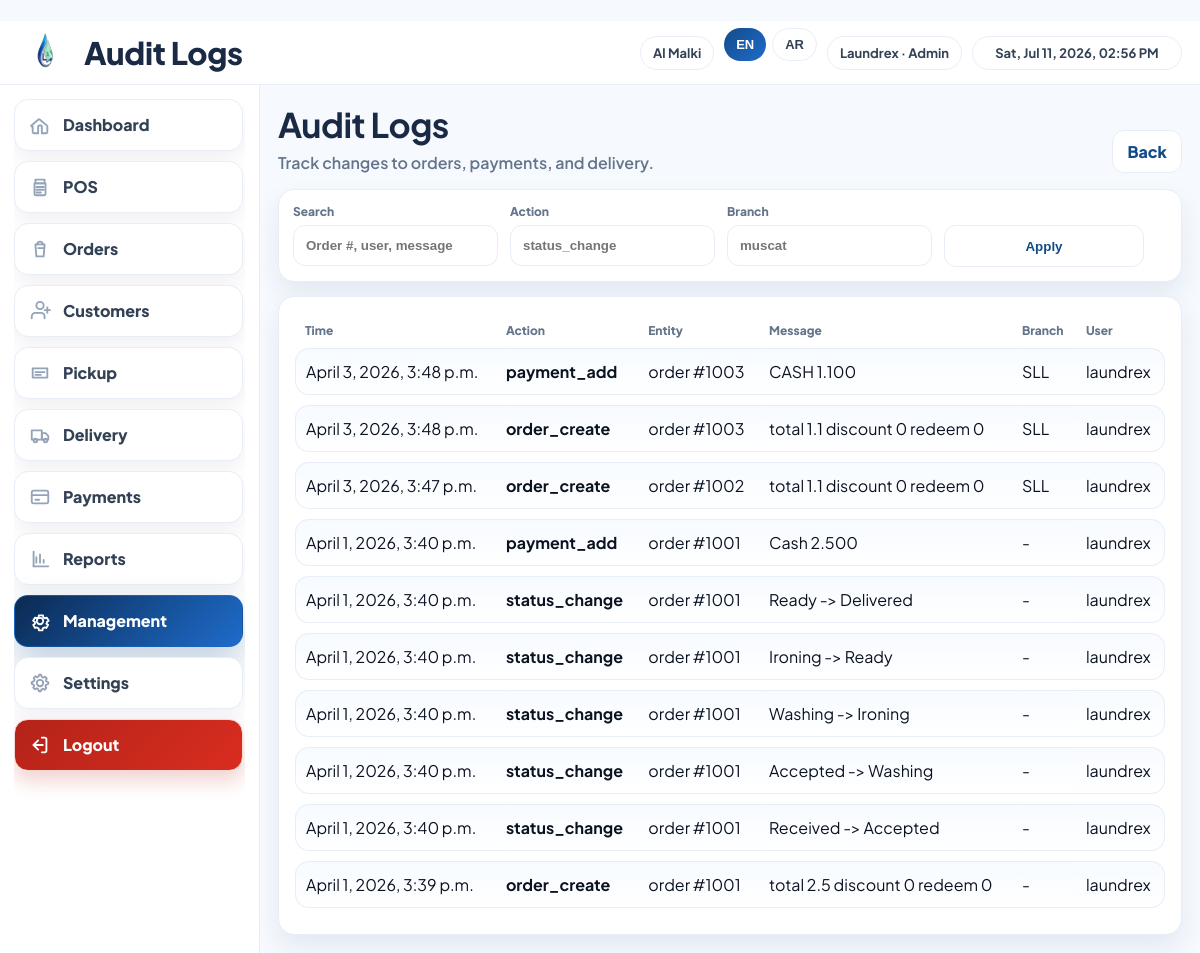
The app's page /management/audit/ (signed in) with its own data.
### apps/management/models.py (models this page shows, shortened)
class Branch(models.Model):
	code = models.CharField(max_length=40, unique=True)
	name = models.CharField(max_length=120)
	name_ar = models.CharField(max_length=120, blank=True, default="")
	active = models.BooleanField(default=True)
	address = models.CharField(max_length=255, blank=True, default="")
	address_ar = models.CharField(max_length=255, blank=True, default="")
	phone = models.CharField(max_length=40, blank=True, default="")
	tax_rate = models.DecimalField(max_digits=5, decimal_places=2, default=0)
	allow_discounts = models.BooleanField(default=True)
	max_discount_percent = models.DecimalField(max_digits=5, decimal_places=2, default=30)
	receipt_header = models.CharField(max_length=255, blank=True, default="")
	receipt_footer = models.CharField(max_length=255, blank=True, default="")
	receipt_footer_ar = models.CharField(max_length=255, blank=True, default="")
	receipt_logo = models.FileField(upload_to="branch_receipt_logos/", blank=True, null=True)
	cr_number = models.CharField(max_length=120, blank=True, default="")
	vat_number = models.CharField(max_length=120, blank=True, default="")
	printer_name = models.CharField(max_length=120, blank=True, default="")
	receipt_copies = models.PositiveIntegerField(default=1)
	receipt_template = models.CharField(max_length=10, default="80mm")
	delivery_slot_templates = models.TextField(blank=True, default="")

class AuditLog(models.Model):
	action = models.CharField(max_length=80)
	entity_type = models.CharField(max_length=80)
	entity_id = models.CharField(max_length=40, blank=True, default="")
	message = models.CharField(max_length=255, blank=True, default="")
	branch = models.ForeignKey(Branch, on_delete=models.SET_NULL, null=True, blank=True)
	user = models.ForeignKey(User, on_delete=models.SET_NULL, null=True, blank=True)
	created_at = models.DateTimeField(auto_now_add=True)

### apps/management/views.py (the view)
# urls.py: path("audit/", views.audit_logs, name="audit_logs"),
@login_required
@permission_required("orders.can_manage_staff", raise_exception=True)
def audit_logs(request):
    q = (request.GET.get("q") or "").strip()
    action = (request.GET.get("action") or "").strip()
    branch = (request.GET.get("branch") or "").strip()
    qs = AuditLog.objects.select_related("user", "branch").order_by("-created_at")
    if q:
        qs = qs.filter(Q(entity_id__icontains=q) | Q(message__icontains=q) | Q(user__username__icontains=q))
    if action:
        qs = qs.filter(action=action)
    if branch:
        qs = qs.filter(branch__code__icontains=branch)
    return render(request, "management/audit_logs.html", {
        "logs": qs[:500],
        "q": q,
        "action": action,
        "branch": branch,
    })

### apps/accounts/context_processors.py (called while the page is built, shortened)
def _resolve_user_role(request):
    user = getattr(request, "user", None)
    if not user or not user.is_authenticated:
        return _("Guest")
    if user.is_superuser:
        return _("Admin")

### apps/accounts/utils.py (called while the page is built)
def branch_display_label(branch, lang="en"):
    code = (getattr(branch, "code", "") or "").strip().upper()
    if str(lang).lower().startswith("ar"):
        if getattr(branch, "name_ar", ""):
            return branch.name_ar
        return _BRANCH_CITY_AR_BY_CODE.get(code) or getattr(branch, "name", "") or code
    return _BRANCH_CITY_BY_CODE.get(code) or getattr(branch, "name", "") or code

### templates/management/audit_logs.html (shortened to what this page needs)
{% extends "base_app.html" %}
{% load static i18n %}
{% block topbar_title %}{% trans "Audit Logs" %}{% endblock %}
{% block head %}
<link rel="stylesheet" href="{% static 'css/management.css' %}">
{% endblock %}
{% block content %}
<div class="head">
  <div>
    <h1 class="h1">{% trans "Audit Logs" %}</h1>
    <p class="sub">{% trans "Track changes to orders, payments, and delivery." %}</p>
  </div>
  <div class="actions">
    <a class="btn btn-outline" href="{% url 'management:home' %}">{% trans "Back" %}</a>
  </div>
</div>
<form class="filters" method="get">
  <div class="field">
    <label>{% trans "Search" %}</label>
    <input name="q" value="{{ q }}" placeholder="{% trans "Order #, user, message" %}" />
  </div>
  <div class="field">
    <label>{% trans "Action" %}</label>
    <input name="action" value="{{ action }}" placeholder="{% trans "status_change" %}" />
  </div>
  <div class="field">
    <label>{% trans "Branch" %}</label>
    <input name="branch" value="{{ branch }}" placeholder="{% trans "muscat" %}" />
  </div>
  <div class="field">
    <label>&nbsp;</label>
    <button class="btn btn-outline" type="submit">{% trans "Apply" %}</button>
  </div>
</form>
<div class="card">
  <div class="table-wrap">
    <table class="table">
      <thead>
        <tr>
          <th>{% trans "Time" %}</th>
          <th>{% trans "Action" %}</th>
          <th>{% trans "Entity" %}</th>
          <th>{% trans "Message" %}</th>
          <th>{% trans "Branch" %}</th>
          <th>{% trans "User" %}</th>
        </tr>
      </thead>
      <tbody>
        {% for l in logs %}
        <tr>
          <td>{{ l.created_at }}</td>
          <td><b>{{ l.action }}</b></td>
          <td>{{ l.entity_type }} #{{ l.entity_id }}</td>
          <td>{{ l.message|default:"-" }}</td>
          <td>{{ l.branch.code|default:"-" }}</td>
          <td>{{ l.user.username|default:"-" }}</td>
        </tr>
        {% empty %}
        <tr><td colspan="6" class="muted">{% trans "No logs found." %}</td></tr>
        {% endfor %}
      </tbody>
    </table>
  </div>
</div>
{% endblock %}

### templates/base_app.html (shortened to what this page needs)
﻿{% load static i18n %}
{% get_current_language as LANGUAGE_CODE %}
<!doctype html>
<html lang="{{ LANGUAGE_CODE }}" dir="{% if LANGUAGE_CODE == 'ar' %}rtl{% else %}ltr{% endif %}">
<head>
  <link rel="stylesheet" href="{% static 'css/app.css' %}">
  {% block head %}{% endblock %}
</head>
<body dir="{% if LANGUAGE_CODE == 'ar' %}rtl{% else %}ltr{% endif %}">
  <div class="app-shell">
    <header class="topbar">
      <div class="topbar-left">
        <img class="topbar-logo" src="{% static 'assets/laundrex-logo-icon.svg' %}" alt="Laundrex">
        <span class="topbar-title">{% block topbar_title %}Laundrex{% endblock %}</span>
      </div>
      <div class="topbar-right">
        <span class="chip">{{ active_business_name }}</span>
        <form method="post" action="{% url 'accounts:set_language' %}" class="lang-form">
          <button class="chip {% if LANGUAGE_CODE == 'en' %}active{% endif %}" name="lang" value="en" type="submit">EN</button>
          <button class="chip {% if LANGUAGE_CODE == 'ar' %}active{% endif %}" name="lang" value="ar" type="submit">{% if LANGUAGE_CODE == 'ar' %}عربي{% else %}AR{% endif %}</button>
        </form>
        <span class="chip">{{ request.user.username|capfirst }} · {{ active_user_role }}</span>
        <span class="chip" id="topbar-datetime" data-lang="{{ LANGUAGE_CODE }}"></span>
      </div>
    </header>
    <div class="app-body">
      <aside class="sidebar">
        <div class="sidebar-nav">
        <a class="nav-card {% if request.resolver_match.namespace == 'core' %}active{% endif %}"
           href="{% url 'core:home' %}">
          <span class="nav-ico" aria-hidden="true">
            <svg viewBox="0 0 24 24" fill="none">
              <path d="M4 13.5V20a1 1 0 0 0 1 1h5v-7.5a1 1 0 0 1 1-1h2a1 1 0 0 1 1 1V21h5a1 1 0 0 0 1-1v-6.5a1 1 0 0 0-.35-.76l-8-6.8a1 1 0 0 0-1.3 0l-8 6.8A1 1 0 0 0 4 13.5Z"
                    stroke="currentColor" stroke-width="2" stroke-linejoin="round"/>
            </svg>
          </span>
          <span class="nav-text">{% trans "Dashboard" %}</span>
        </a>
        <a class="nav-card {% if request.resolver_match.namespace == 'pos' %}active{% endif %}"
           href="{% url 'pos:new_order' %}">
          <span class="nav-ico" aria-hidden="true">
          </span>
          <span class="nav-text">{% trans "POS" %}</span>
        </a>
        <a class="nav-card "
           href="{% url 'orders:list' %}">
          <span class="nav-ico" aria-hidden="true">
            <svg viewBox="0 0 24 24" fill="none">
              <path d="M7 7h10l-1 13H8L7 7Z" stroke="currentColor" stroke-width="2" stroke-linejoin="round"/>
              <path d="M9 7a3 3 0 1 1 6 0" stroke="currentColor" stroke-width="2" stroke-linecap="round"/>
              <path d="M10 11h6" stroke="currentColor" stroke-width="2" stroke-linecap="round"/>
            </svg>
          </span>
          <span class="nav-text">{% trans "Orders" %}</span>
        </a>
        <a class="nav-card {% if request.resolver_match.url_name == 'customers' or request.resolver_match.url_name == 'customer_detail' %}active{% endif %}"
           href="{% url 'orders:customers' %}">
          <span class="nav-ico" aria-hidden="true">
          </span>
          <span class="nav-text">{% trans "Customers" %}</span>
        </a>
        <a class="nav-card {% if request.resolver_match.url_name == 'pickup' %}active{% endif %}"
           href="{% url 'orders:pickup' %}">
          <span class="nav-ico" aria-hidden="true">
            <svg viewBox="0 0 24 24" fill="none">
              <path d="M4 7h16v10H4V7Z" stroke="currentColor" stroke-width="2" stroke-linejoin="round"/>
              <path d="M7 11h10M7 14h6" stroke="currentColor" stroke-width="2" stroke-linecap="round"/>
            </svg>
          </span>
          <span class="nav-text">{% trans "Pickup" %}</span>
        </a>
        {% if perms.orders.can_manage_delivery %}
        <a class="nav-card {% if request.resolver_match.url_name == 'delivery_list' or request.resolver_match.url_name == 'delivery_detail' %}active{% endif %}"
           href="{% url 'orders:delivery_list' %}">
          <span class="nav-ico" aria-hidden="true">
          </span>
          <span class="nav-text">{% trans "Delivery" %}</span>
        </a>
        {% endif %}
        {% if perms.orders.can_view_reports or perms.orders.can_manage_staff %}
        <a class="nav-card {% if request.resolver_match.namespace == 'payments' %}active{% endif %}"
           href="{% url 'payments:list' %}">
          <span class="nav-ico" aria-hidden="true">
          </span>
          <span class="nav-text">{% trans "Payments" %}</span>
        </a>
        {% endif %}
        {% if perms.orders.can_view_reports %}
        <a class="nav-card {% if request.resolver_match.namespace == 'reports' %}active{% endif %}"
           href="{% url 'reports:home' %}">
          <span class="nav-ico" aria-hidden="true">
            <svg viewBox="0 0 24 24" fill="none">
              <path d="M5 20V4" stroke="currentColor" stroke-width="2" stroke-linecap="round"/>
              <path d="M5 20h16" stroke="currentColor" stroke-width="2" stroke-linecap="round"/>
              <path d="M8 16v-6M12 16v-9M16 16v-3" stroke="currentColor" stroke-width="2" stroke-linecap="round"/>
            </svg>
          </span>
          <span class="nav-text">{% trans "Reports" %}</span>
        </a>
        {% endif %}
        {% if perms.orders.can_manage_staff %}
        <a class="nav-card {% if request.resolver_match.namespace == 'management' %}active{% endif %}"
           href="{% url 'management:home' %}">
          <span class="nav-ico" aria-hidden="true">
          </span>
          <span class="nav-text">{% trans "Management" %}</span>
        </a>
        {% endif %}
        {% if perms.orders.can_edit_catalog or perms.orders.can_manage_staff %}
        <a class="nav-card {% if request.resolver_match.namespace == 'settings_app' %}active{% endif %}"
           href="{% url 'settings_app:home' %}">
          <span class="nav-ico" aria-hidden="true">
          </span>
          <span class="nav-text">{% trans "Settings" %}</span>
        </a>
        {% endif %}
        <a class="nav-card logout-card" href="{% url 'accounts:logout' %}">
          <span class="nav-ico" aria-hidden="true">
          </span>
          <span class="nav-text">{% trans "Logout" %}</span>
        </a>
        </div>
      </aside>
      <main class="content">
        {% block content %}{% endblock %}
      </main>
    </div>
  </div>
</body>
</html>

### static/css/app.css (style rules this page uses)
:root { --font-en: "Plus Jakarta Sans", ui-sans-serif, system-ui, -apple-system, "Segoe UI", Roboto, Arial, sans-serif; --font-ar: "Cairo", "Tahoma", "Arial", sans-serif; --primary-900:#0B2A52; --primary-700:#134B8A; --primary-500:#1E6CCB; --accent-500:#19B6B6; --text-900:#0B1220; --text-700:#334155; --text-500:#64748B; --bg-100:#F6FAFF; --card:#FFFFFF; --line:#E7EEF7; --shadow-soft: 0 12px 26px rgba(2,24,74,.08); --shadow-cta: 0 14px 28px rgba(19,75,138,.22); --radius-lg: 16px; --radius-md: 12px; }
* { box-sizing:border-box; }
body { margin:0; font-family: var(--font-en); color:var(--text-900); background:var(--bg-100); }
.topbar { height:64px; display:flex; align-items:center; justify-content:space-between; padding:0 18px; background:#fff; border-bottom:1px solid var(--line); position:sticky; top:0; z-index:10; }
.topbar-left { display:flex; align-items:center; gap:12px; }
.topbar-logo { width:54px; height:54px; object-fit:contain; display:block; flex-shrink:0; }
.topbar-title { font-weight:900; letter-spacing:-.3px; color:#1B2A44; font-size:31px; }
.topbar-right { display:flex; align-items:center; gap:10px; }
.chip { border:1px solid var(--line); padding:8px 12px; border-radius:999px; background:#fff; color:var(--text-700); font-weight:700; font-size:13px; }
.chip.active { border:0; color:#fff; background:linear-gradient(135deg, var(--primary-700), var(--primary-500)); }
.lang-form { display:flex; gap:6px; }
.lang-form .chip { cursor:pointer; }
#topbar-datetime { min-width: 210px; text-align: center; }
.btn { display:inline-flex; align-items:center; justify-content:center; gap:8px; min-height:42px; padding:10px 14px; border-radius:var(--radius-md); font-weight:800; text-decoration:none; border:1px solid var(--line); background:#fff; color:var(--text-700); cursor:pointer; transition: transform .12s ease, box-shadow .18s ease, background .18s ease, color .18s ease, border-color .18s ease; }
.btn-outline { background:#fff; color:var(--primary-700); }
.app-body { display:grid; grid-template-columns: 260px 1fr; grid-template-areas: "sidebar content"; min-height: calc(100vh - 64px); }
.sidebar { grid-area: sidebar; padding:14px; background:#fff; border-right:1px solid var(--line); display:flex; flex-direction:column; min-height: calc(100vh - 64px); }
.sidebar-nav { flex:1 1 auto; min-height: 0; overflow: auto; padding-right: 2px; }
.nav-card { display:flex; align-items:center; gap:12px; padding:14px 14px; margin-bottom:10px; border-radius:14px; font-weight:800; text-decoration:none; color:var(--text-700); background:#fff; border:1px solid var(--line); box-shadow: 0 8px 18px rgba(2,24,74,.06); transition: transform .12s ease, box-shadow .18s ease, background .18s ease, color .18s ease, border-color .18s ease; }
.nav-ico { width:22px; height:22px; flex:0 0 22px; display:inline-flex; align-items:center; justify-content:center; color:#94A3B8; }
.nav-ico svg { width:22px; height:22px; display:block; }
.nav-text { line-height:1; }
.nav-card.active { background: linear-gradient(135deg, var(--primary-900), var(--primary-500)); color:#fff; border-color: rgba(30,108,203,.55); box-shadow: 0 16px 34px rgba(19,75,138,.26); }
.nav-card.active .nav-ico { color:#fff; }
.nav-card.logout-card { margin-top: 2px; color:#fff; border:1px solid #F6D7D4; background:linear-gradient(135deg,#B42318,#D92D20); box-shadow: 0 10px 20px rgba(185, 52, 40, .22); }
.nav-card.logout-card .nav-ico { color:#fff; }
.content { grid-area: content; padding:18px; }
.card { background:#fff; border:1px solid var(--line); border-radius:var(--radius-lg); box-shadow: 0 10px 24px rgba(2,24,74,.08); padding:16px; }

### static/css/management.css (style rules this page uses)
.head { display:flex; justify-content:space-between; align-items:flex-end; gap:16px; margin-bottom:16px; }
.h1 { margin:0; font-size:34px; letter-spacing:-.5px; color:#1B2A44; }
.sub { margin:6px 0 0; color:#64748B; font-weight:600; }

### records on screen
Branch: name "Al Malki"
AuditLog: created_at "April 3, 2026, 3:48 p.m.", action "payment_add", entity_type "order", entity_id "1003", message "CASH 1.100", branch.code "SLL", user.username "laundrex"
AuditLog: created_at "April 3, 2026, 3:48 p.m.", action "order_create", entity_type "order", entity_id "1003", message "total 1.1 discount 0 redeem 0", branch.code "SLL", user.username "laundrex"
AuditLog: created_at "April 3, 2026, 3:47 p.m.", action "order_create", entity_type "order", entity_id "1002", message "total 1.1 discount 0 redeem 0", branch.code "SLL", user.username "laundrex"
AuditLog: created_at "April 1, 2026, 3:40 p.m.", action "payment_add", entity_type "order", entity_id "1001", message "Cash 2.500", branch.code "-", user.username "laundrex"
AuditLog: created_at "April 1, 2026, 3:40 p.m.", action "status_change", entity_type "order", entity_id "1001", message "Ready -> Delivered", branch.code "-", user.username "laundrex"
AuditLog: created_at "April 1, 2026, 3:40 p.m.", action "status_change", entity_type "order", entity_id "1001", message "Ironing -> Ready", branch.code "-", user.username "laundrex"
AuditLog: created_at "April 1, 2026, 3:40 p.m.", action "status_change", entity_type "order", entity_id "1001", message "Washing -> Ironing", branch.code "-", user.username "laundrex"
AuditLog: created_at "April 1, 2026, 3:40 p.m.", action "status_change", entity_type "order", entity_id "1001", message "Accepted -> Washing", branch.code "-", user.username "laundrex"
AuditLog: created_at "April 1, 2026, 3:40 p.m.", action "status_change", entity_type "order", entity_id "1001", message "Received -> Accepted", branch.code "-", user.username "laundrex"
AuditLog: created_at "April 1, 2026, 3:39 p.m.", action "order_create", entity_type "order", entity_id "1001", message "total 2.5 discount 0 redeem 0", branch.code "-", user.username "laundrex"

### other values on screen
{{ request.user.username|capfirst }} "Laundrex"
{{ active_user_role }} "Admin"
